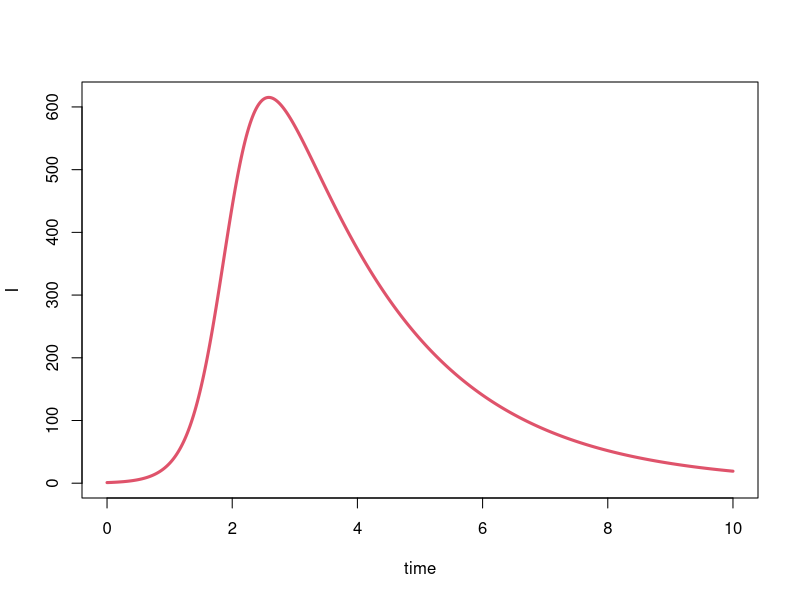
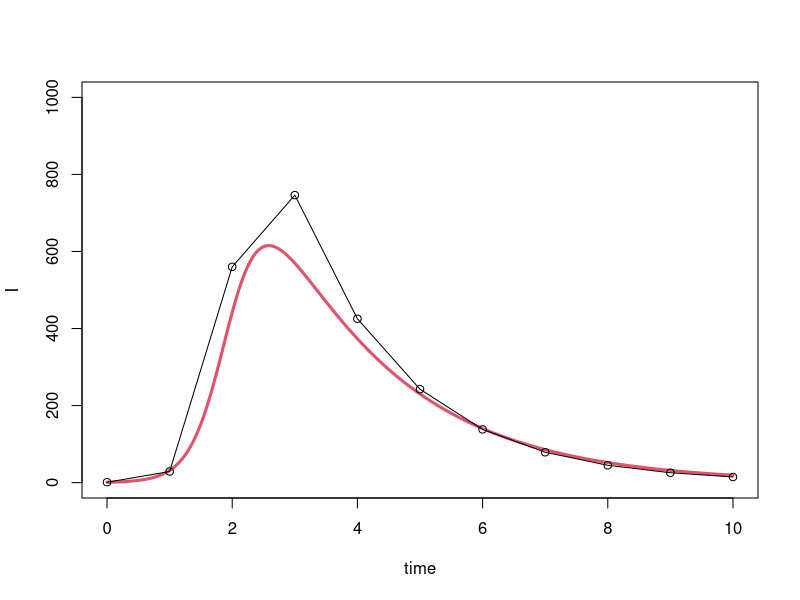

The R source for these figures, in order:
# the function that simulates an SIR model:
sir <- function(beta, gamma, S0 = 999, I0 = 1, R0 = 0, times) {
  require(deSolve) # for the "ode" function
  
  # the differential equations:
  sir_equations <- function(time, variables, parameters) {
    with(as.list(c(variables, parameters)), {
      dS <- -beta * I * S
      dI <-  beta * I * S - gamma * I
      dR <-  gamma * I
      return(list(c(dS, dI, dR)))
    })
  }
  
  # the parameters values:
  parameters_values <- c(beta  = beta, gamma = gamma)
  
  # the initial values of variables:
  initial_values <- c(S = S0, I = I0, R = R0)
  
  # solving
  out <- ode(initial_values, times, sir_equations, parameters_values)
  
  # returning the output:
  as.data.frame(out)
}

# running the model:
out <- sir(beta = 0.004, gamma = 0.5, S0 = 999, I0 = 1, R0 = 0, times = seq(0, 10, le = 500))

# plotting the output:
with(out, plot(time, I, type = "l", col = 2, lwd = 3))

#######################################################################################

sir_discrete_time <- function(beta = .004, gamma = .5, S0 = 999, I0 = 1, R0 = 0,
                              duration = 10, step = 1) {
  last <- function(x) tail(x, 1)
  times <- seq(step, duration, step)
  
  S <- S0
  I <- I0
  R <- R0
  p_inf <- NA
  p_rec <- NA
  
  for (i in times) {
    last_S <- last(S)
    last_I <- last(I)
    last_R <- last(R)
    pi <- 1 - exp(- beta * last_I * step)
    pr <- 1 - exp(- gamma * step)
    new_inf <- pi * last_S
    new_rec <- pr * last_I
    S <- c(S, last_S - new_inf)
    I <- c(I, last_I + new_inf - new_rec)
    R <- c(R, last_R + new_rec)
    p_inf <- c(p_inf, pi)
    p_rec <- c(p_rec, pr)
  }
  
  tibble::tibble(time = c(0, times), S = S, I = I, R = R, p_inf = p_inf, p_rec = p_rec)
}

dbinom2 <- function(...)  dbinom(..., log = TRUE)

mLL <- function(par) {
  dis <- sir_discrete_time(beta = par[1], gamma = par[2], step = 1)
  cont <- sir(beta = .004, gamma = .5, times = 0:10)
  - sum(dbinom2(round(tail(dis$S, -1)), 1000, tail(cont$S, -1) / 1000)) -
    sum(dbinom2(round(tail(dis$I, -1)), 1000, tail(cont$I, -1) / 1000)) -
    sum(dbinom2(round(tail(dis$R, -1)), 1000, tail(cont$R, -1) / 1000))
}

mLL(c(.005, .5))

par_dis <- optim(c(.004, .5), mLL)$par
out_dis <- sir_discrete_time(beta = par_dis[1], gamma = par_dis[2])

with(out, plot(time, I, type = "l", col = 2, lwd = 3, ylim = c(0, 1000)))
with(out_dis, lines(time, I, type = "o"))
